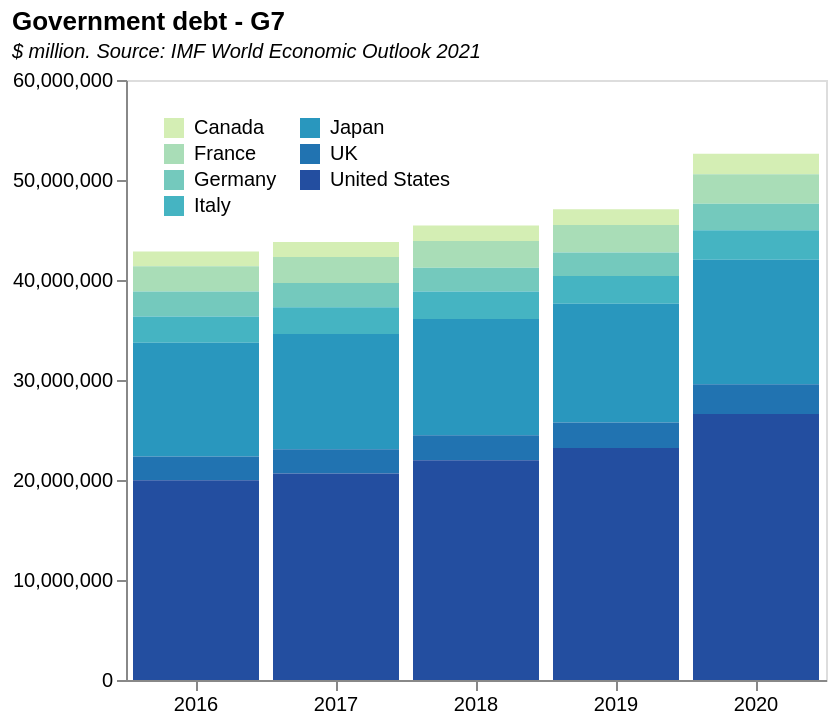

The specification (Vega-Lite) saved for this image:
### Vega-Lite specification from a JSON file in a GitHub repository (floating-point values rounded to 4 significant figures)
{"$schema": "https://vega.github.io/schema/vega-lite/v5.json", "data": {"values": [{"Year": "2016", "Country": "Canada", "Value1": "1528000", "Value2": "1467883.2", "Detail": "V1: GDP ($ million)"}, {"Year": "2017", "Country": "Canada", "Value1": "1649270", "Value2": "1502398.3", "Detail": "V2: National gross debt ($ million)"}, {"Year": "2018", "Country": "Canada", "Value1": "1721820", "Value2": "1565772.1", "Detail": "Source: IMF World Economic Outlook"}, {"Year": "2019", "Country": "Canada", "Value1": "1741580", "Value2": "1584874.3", "Detail": ""}, {"Year": "2020", "Country": "Canada", "Value1": "1643410", "Value2": "2051874.9", "Detail": ""}, {"Year": "2016", "Country": "France", "Value1": "2472280", "Value2": "2516775", "Detail": ""}, {"Year": "2017", "Country": "France", "Value1": "2594240", "Value2": "2597390", "Detail": ""}, {"Year": "2018", "Country": "France", "Value1": "2791160", "Value2": "2662135", "Detail": ""}, {"Year": "2019", "Country": "France", "Value1": "2717200", "Value2": "2737115", "Detail": ""}, {"Year": "2020", "Country": "France", "Value1": "2598910", "Value2": "2971278", "Detail": ""}, {"Year": "2016", "Country": "Germany", "Value1": "3468900", "Value2": "2497397.5", "Detail": ""}, {"Year": "2017", "Country": "Germany", "Value1": "3681300", "Value2": "2440587.5", "Detail": ""}, {"Year": "2018", "Country": "Germany", "Value1": "3965570", "Value2": "2384640", "Detail": ""}, {"Year": "2019", "Country": "Germany", "Value1": "3861550", "Value2": "2365745.5", "Detail": ""}, {"Year": "2020", "Country": "Germany", "Value1": "3803010", "Value2": "2641297", "Detail": ""}, {"Year": "2016", "Country": "Italy", "Value1": "1876550", "Value2": "2628474.5", "Detail": ""}, {"Year": "2017", "Country": "Italy", "Value1": "1961110", "Value2": "2678764", "Detail": ""}, {"Year": "2018", "Country": "Italy", "Value1": "2093090", "Value2": "2738092.5", "Detail": ""}, {"Year": "2019", "Country": "Italy", "Value1": "2005140", "Value2": "2771385", "Detail": ""}, {"Year": "2020", "Country": "Italy", "Value1": "1884940", "Value2": "2954649", "Detail": ""}, {"Year": "2016", "Country": "Japan", "Value1": "5003680", "Value2": "11391804", "Detail": ""}, {"Year": "2017", "Country": "Japan", "Value1": "4930840", "Value2": "11519100", "Detail": ""}, {"Year": "2018", "Country": "Japan", "Value1": "5036890", "Value2": "11638728.9", "Detail": ""}, {"Year": "2019", "Country": "Japan", "Value1": "5148780", "Value2": "11863680.3", "Detail": ""}, {"Year": "2020", "Country": "Japan", "Value1": "5048690", "Value2": "12430749.15", "Detail": ""}, {"Year": "2016", "Country": "UK", "Value1": "2703240", "Value2": "2354051.2", "Detail": ""}, {"Year": "2017", "Country": "UK", "Value1": "2664710", "Value2": "2428456.8", "Detail": ""}, {"Year": "2018", "Country": "UK", "Value1": "2860980", "Value2": "2498496.8", "Detail": ""}, {"Year": "2019", "Country": "UK", "Value1": "2833300", "Value2": "2571855.2", "Detail": ""}, {"Year": "2020", "Country": "UK", "Value1": "2710970", "Value2": "2978889.6", "Detail": ""}, {"Year": "2016", "Country": "United States", "Value1": "18745100", "Value2": "19986420", "Detail": ""}, {"Year": "2017", "Country": "United States", "Value1": "19542980", "Value2": "20642150", "Detail": ""}, {"Year": "2018", "Country": "United States", "Value1": "20611880", "Value2": "21972290", "Detail": ""}, {"Year": "2019", "Country": "United States", "Value1": "21433230", "Value2": "23188590", "Detail": ""}, {"Year": "2020", "Country": "United States", "Value1": "20932750", "Value2": "26608340", "Detail": ""}]}, "mark": "bar", "width": 350, "height": 300, "title": {"text": "Government debt - G7", "subtitle": "$ million. Source: IMF World Economic Outlook 2021", "subtitleFontStyle": "italic", "subtitleFontSize": 10, "anchor": "start", "color": "black"}, "encoding": {"x": {"field": "Year", "type": "nominal", "title": null, "axis": {"grid": false, "labelAngle": 360}}, "y": {"field": "Value2", "title": null, "type": "quantitative", "scale": {"domain": [0, 60000000]}, "axis": {"grid": false}}, "color": {"field": "Country", "type": "nominal", "legend": {"orient": "top-left", "columns": 2}, "scale": {"scheme": "yellowgreenblue"}, "title": null}, "tooltip": [{"field": "Country"}, {"field": "Year", "type": "nominal", "title": "Year"}, {"field": "Value1", "type": "quantitative", "title": "GDP ($ million)"}, {"field": "Value2", "type": "quantitative", "title": "Gross debt ($ million)"}]}}
